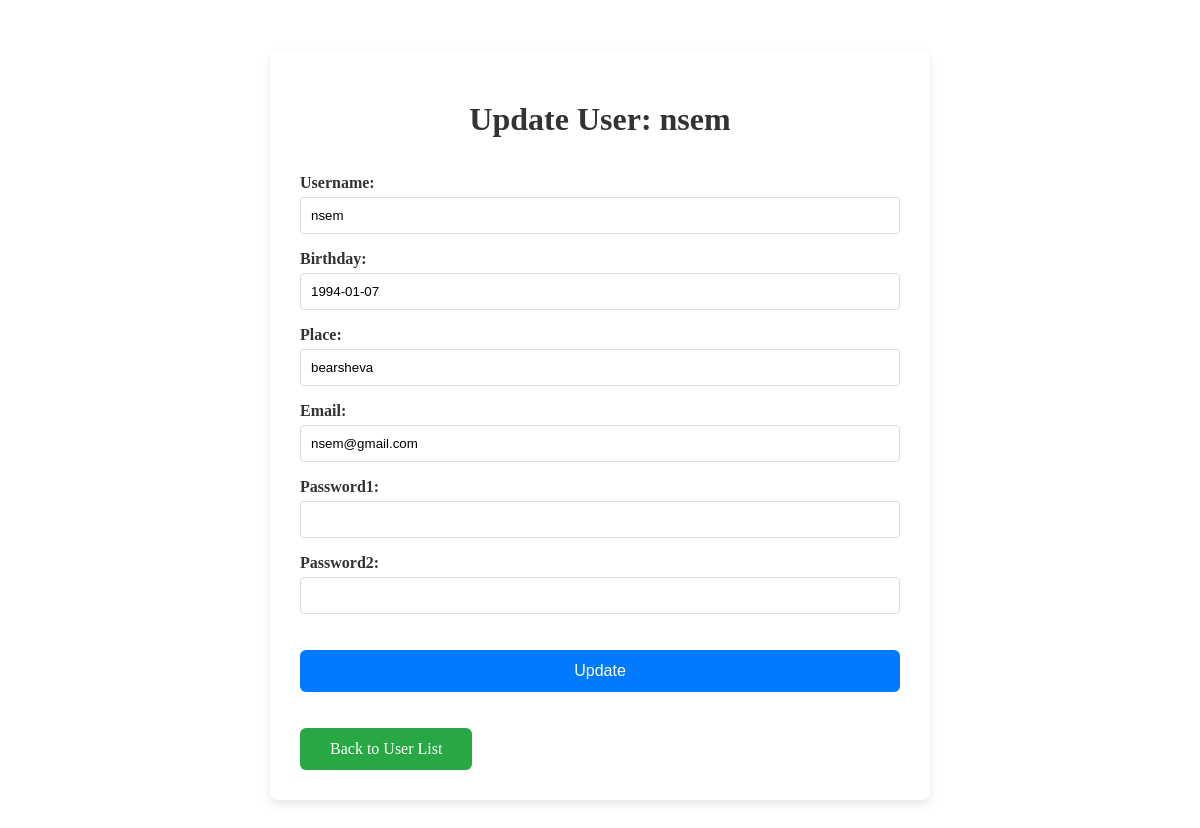
Page /update_user/36/ (signed in) on the committed database.
### accounts/models.py (models this page shows, shortened)
class Register(models.Model):
    user = models.OneToOneField(User, on_delete=models.CASCADE)  # ForeignKey to User
    username = models.CharField(max_length=50)
    birthday = models.DateField(null=True, blank=True)  # Allow null values
    email = models.EmailField()
    place=models.CharField(max_length=50)
    password1 = models.CharField(max_length=20)
    password2 = models.CharField(max_length=20)

### accounts/views.py (the view)
# urls.py: path('update_user/<int:user_id>/', views.update_user, name='update_user'),
def update_user(request, user_id):
    user = get_object_or_404(Register, id=user_id)  # Fetch the user object
    if request.method == 'POST':
        form = RegisterForm(request.POST, instance=user)  # Bind POST data to the form
        if form.is_valid():  # Check if the form is valid
            form.save()  # Save the changes
            return redirect('user_list')  # Redirect back to the user list
    else:
        form = RegisterForm(instance=user)  # Pre-fill the form with the user's data
    return render(request, 'update_user.html', {'form': form})

### accounts/forms.py (shortened to what this page needs)
class RegisterForm(forms.ModelForm):
    password1 = forms.CharField(widget=forms.PasswordInput)
    password2 = forms.CharField(widget=forms.PasswordInput)
    class Meta:
        model = Register  # Your Register model
        fields = ['username', 'birthday', 'place','email', 'password1', 'password2']

### templates/update_user.html (shortened to what this page needs)
{% block content %}
    <div class="container">
        <h1>Update User: {{ user.username }}</h1>
        <form method="POST" class="form-container">
            <div class="form-group">
                {{ form.as_p }}
            </div>
            <button type="submit" class="btn">Update</button>
        </form>
        <a href="{% url 'user_list' %}" class="back-btn">Back to User List</a>
    </div>
{% endblock %}

### templates/update_user.html (style rules this page uses)
.container { max-width: 600px; margin: 50px auto; padding: 30px; background-color: #ffffff; border-radius: 8px; box-shadow: 0 4px 10px rgba(0, 0, 0, 0.1); }
h1 { text-align: center; color: #333; margin-bottom: 20px; }
.form-container { display: flex; flex-direction: column; }
.form-group { margin-bottom: 20px; }
.form-group label { font-weight: bold; margin-bottom: 5px; color: #333; }
.form-group input, .form-group select, .form-group textarea { width: 100%; padding: 10px; border: 1px solid #ddd; border-radius: 4px; margin-top: 5px; box-sizing: border-box; }
button { padding: 12px 30px; background-color: #007BFF; color: white; border: none; border-radius: 6px; cursor: pointer; font-size: 16px; width: 100%; transition: background-color 0.3s; }
.back-btn { display: inline-block; margin-top: 20px; text-decoration: none; padding: 12px 30px; background-color: #28a745; color: white; border-radius: 6px; text-align: center; transition: background-color 0.3s; }

### rows in the picture
Register: username "nsem", birthday "1994-01-07", place "bearsheva", email "nsem@gmail.com"

### other values in the picture
{{ user.username }} "nsem"
